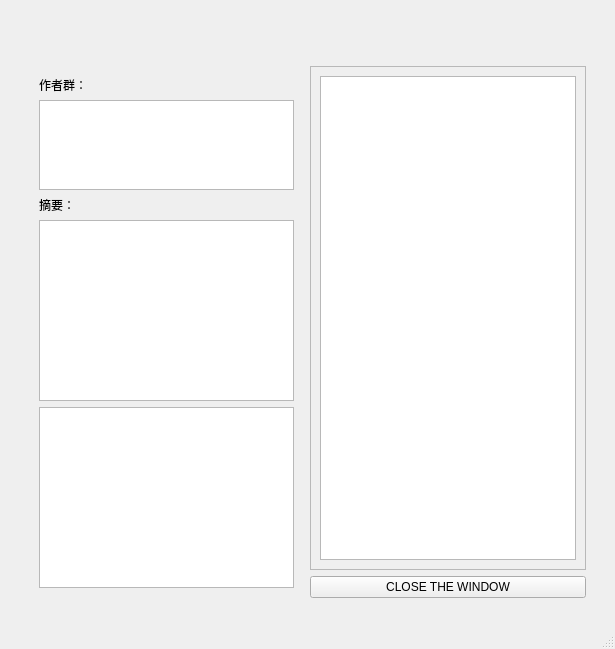
<?xml version="1.0" encoding="UTF-8"?>
<ui version="4.0">
 <class>MainWindow</class>
 <widget class="QMainWindow" name="MainWindow">
  <property name="geometry">
   <rect>
    <x>0</x>
    <y>0</y>
    <width>615</width>
    <height>649</height>
   </rect>
  </property>
  <property name="windowTitle">
   <string>MainWindow</string>
  </property>
  <widget class="QWidget" name="centralwidget">
   <layout class="QVBoxLayout" name="verticalLayout_5">
    <item>
     <layout class="QVBoxLayout" name="verticalLayout_4">
      <property name="leftMargin">
       <number>10</number>
      </property>
      <property name="topMargin">
       <number>10</number>
      </property>
      <property name="rightMargin">
       <number>10</number>
      </property>
      <property name="bottomMargin">
       <number>10</number>
      </property>
      <item>
       <widget class="QLabel" name="label_title">
        <property name="font">
         <font>
          <pointsize>20</pointsize>
         </font>
        </property>
        <property name="text">
         <string/>
        </property>
       </widget>
      </item>
      <item>
       <layout class="QHBoxLayout" name="horizontalLayout">
        <property name="leftMargin">
         <number>10</number>
        </property>
        <property name="topMargin">
         <number>10</number>
        </property>
        <property name="rightMargin">
         <number>10</number>
        </property>
        <property name="bottomMargin">
         <number>10</number>
        </property>
        <item>
         <layout class="QVBoxLayout" name="verticalLayout_2" stretch="0,1,0,2,2">
          <property name="leftMargin">
           <number>10</number>
          </property>
          <property name="topMargin">
           <number>10</number>
          </property>
          <property name="rightMargin">
           <number>10</number>
          </property>
          <property name="bottomMargin">
           <number>10</number>
          </property>
          <item>
           <widget class="QLabel" name="label">
            <property name="text">
             <string>作者群：</string>
            </property>
           </widget>
          </item>
          <item>
           <widget class="QTextBrowser" name="textBrowser_authors"/>
          </item>
          <item>
           <widget class="QLabel" name="label_3">
            <property name="text">
             <string>摘要：</string>
            </property>
           </widget>
          </item>
          <item>
           <widget class="QTextBrowser" name="textBrowser_abstracts"/>
          </item>
          <item>
           <widget class="PlotWidget" name="graphicsView_imgfile"/>
          </item>
         </layout>
        </item>
        <item>
         <layout class="QVBoxLayout" name="verticalLayout_3">
          <item>
           <widget class="QFrame" name="frame">
            <property name="frameShape">
             <enum>QFrame::StyledPanel</enum>
            </property>
            <property name="frameShadow">
             <enum>QFrame::Raised</enum>
            </property>
            <layout class="QVBoxLayout" name="verticalLayout">
             <item>
              <widget class="QTextBrowser" name="textBrowser_text"/>
             </item>
            </layout>
           </widget>
          </item>
          <item>
           <widget class="QPushButton" name="pBut_to_main">
            <property name="text">
             <string>CLOSE THE WINDOW</string>
            </property>
           </widget>
          </item>
         </layout>
        </item>
       </layout>
      </item>
     </layout>
    </item>
   </layout>
  </widget>
  <widget class="QMenuBar" name="menubar">
   <property name="geometry">
    <rect>
     <x>0</x>
     <y>0</y>
     <width>615</width>
     <height>36</height>
    </rect>
   </property>
  </widget>
  <widget class="QStatusBar" name="statusbar"/>
 </widget>
 <customwidgets>
  <customwidget>
   <class>PlotWidget</class>
   <extends>QGraphicsView</extends>
   <header location="global">pyqtgraph</header>
   <container>1</container>
  </customwidget>
 </customwidgets>
 <resources/>
 <connections/>
</ui>
